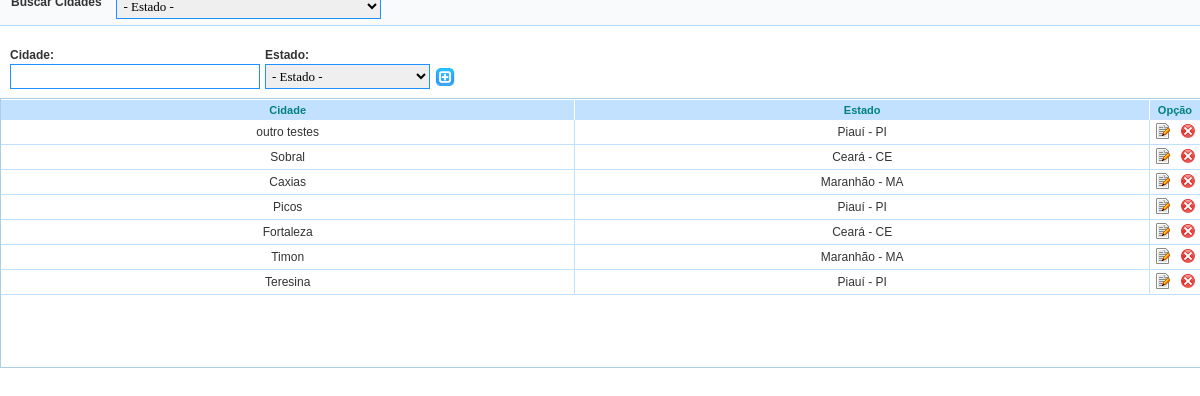
The page /classes/modelo/admin/controle/cidades/pop_up/NovaCidade.php on the database its author committed.
### tables this page shows
CREATE TABLE `tbcidade` (
  `idCidade` int(11) NOT NULL auto_increment,
  `nome` varchar(45) default NULL,
  `fkEstado` int(11) NOT NULL,
  PRIMARY KEY  (`idCidade`),
  KEY `fk_cidade_Estado1` (`fkEstado`),
  CONSTRAINT `fkEstado` FOREIGN KEY (`fkEstado`) REFERENCES `tbestado` (`idEstado`) ON DELETE NO ACTION ON UPDATE NO ACTION
);

CREATE TABLE `tbestado` (
  `idEstado` int(11) NOT NULL default '0',
  `nome` varchar(45) default NULL,
  `sigla` varchar(45) default NULL,
  PRIMARY KEY  (`idEstado`)
);

### classes/modelo/admin/controle/cidades/pop_up/NovaCidade.php (the view, shortened to what this page needs)
<?php
     $estado = $_GET['estado'];
     $consulta_estado = $_GET['consulta_estado'];
if($consulta_estado =="yes"){
    $query_cidade_estado = "select tbcidade.nome as cidade, tbcidade.idCidade, tbestado.idEstado, tbestado.nome as estado, sigla from tbestado inner join tbcidade on tbestado.idEstado = tbcidade.fkEstado where tbestado.nome = '".$estado."'order by tbcidade.idCidade desc";
    $resultado_cidade_estado = mysql_query($query_cidade_estado);
}else{
    $query_cidade_estado = "select tbcidade.nome as cidade, tbcidade.idCidade, tbestado.idEstado, tbestado.nome as estado, sigla from tbestado inner join tbcidade on tbestado.idEstado = tbcidade.fkEstado order by tbcidade.idCidade desc";
    $resultado_cidade_estado = mysql_query($query_cidade_estado);
}
?>
<html xmlns="http://www.w3.org/1999/xhtml">
    <head>
        <link rel="stylesheet" type="text/css" href="../../../../../../css/admin/inserir.css"  media="screen"/>
        <link rel="stylesheet" type="text/css" href="../../../../../../css/admin/listar.css"  media="screen"/>
        <link rel="stylesheet" type="text/css" href="../../../../../../css/admin/format_campos.css"  media="screen"/>
        <link rel="stylesheet" type="text/css" href="../../../../../../css/admin/listar.css"  media="screen"/>
        <link rel="stylesheet" type="text/css" href="../../../../../../css/admin/generic.css"  media="screen"/>
    </head>
    <body>
        <div  class="field" style="display: block; background-color:#f8fafc; border: 1px solid #AED7FC; height: 28px; width: 100%; font-family: Arial; color: #333333; padding-top: 5px; padding-bottom: 3px;  font-size: 12px; margin-left: -10px; margin-top: -12px;">
            <b style="float: left; margin-left: 10px;">Buscar Cidades &nbsp</b>
            <select name="consulta_estado"  style="width: 265px; margin-left: 8px; height: 25px;" class="input_text" ONCHANGE="location = this.options[this.selectedIndex].value;">
                <option value="0">   - Estado -  </option>
            </select>
        </div>
        <form  method="get" action="NovaCidade.php">
            <div class="container_field_new" style=" width: 100%;  background-color: white; height: 50px; margin-left: 10px;">
                <div class="field" style="margin-bottom: 7px; width: 250px; padding-right: 5px !important; padding-left: 0px !important">
                    <label for="formSaveCidade_nome" class="lbl">Cidade:</label>
                    <input type="text" name="cidade" id="txtNome" size="60" class="input_text" style="width: 250px; text-align: left; height: 25px;"/>
                </div>
                <div class="field" style=" width: 170px !important;  padding-left: 5px;">
                    <label for="formSaveCidade_estado" class="lbl">Estado:</label>
                    <select name="estado"  style="width: 165px; height: 25px;" class="input_text">
                        <option value="0">   - Estado -  </option>
                    </select>
                </div>
                <div class="field" style=" width: 90px !important; height: 25px !important; padding-top: 20px !important; padding-left: 0px !important;">
                    <input type="image" name="cadastro" src="../../../../../../img/admin/add_cidade.gif" value="cadastrar" style=" width:20px; cursor: pointer; color: #333333; " />
                </div>
            </div>
            <div class="container_field_new" id="scrollContainer">
                <table id="tablelist" summary="Listagem" class="tablelist" border="0" cellpadding="0" cellspacing="0" width="99%" style="padding: 0px 0px 0px 0px;">
                    <thead>
                        <tr id="list_fields">
                            <th width="50%">Cidade</th>
                            <th width="50%">Estado</th>
                            <th width="50%">Opção</th>
                        </tr>
                    </thead>
                    <tbody>
                        <?php
                        while($lista_cidade_estado = mysql_fetch_array($resultado_cidade_estado)) {
                        ?>
                        <tr style="height:25px">
                            <td  class="lista"><label><?php echo $lista_cidade_estado['cidade']; ?></label></td>
                            <td  class="lista"><label><?php echo $lista_cidade_estado['estado']." - ".$lista_cidade_estado['sigla']; ?></label></td>
                            <td  class="lista"><a href="alterarCidade.php?idCidade=<?php echo $lista_cidade_estado['idCidade']; ?>&cidade=<?php echo $lista_cidade_estado['cidade']; ?>&estado=<?php echo $lista_cidade_estado['idEstado']; ?>"><img src="../../../../../../img/admin/edit1.png" title="Alterar dados da cidade"/></a>&nbsp;&nbsp;&nbsp;<a href="excluirCidade.php?idCidade=<?php echo $lista_cidade_estado['idCidade']; ?>" onClick="return confirm('Tem certeza que quer EXCLUIR ESTA CIDADE?')"><img src="../../../../../../img/admin/delete_user.png" title="Excluir esta cidade"/></a></td>
                        </tr>
                        <?php } ?>
                    </tbody>
                </table>
            </div>
        </form>
        <br /><br />
        <br /><br /><br /><br />
        <br />
    </body>
</html>

### css/admin/inserir.css (style rules this page uses)
div.field { float:left; width:85%; text-align:left; padding:0 10px 0 10px; height:38px; margin-bottom: 20px; }
div.field label.lbl, div.fieldKey label.lbl, div.field_textarea label.lbl { float:none; display:block; width:125px; text-align:left; font:bold 12px arial; margin-top:2px; margin-bottom:2px; margin-right:3px; }
div.field .input_text, div.fieldKey .input_text, div.field #session { float:left; width:200px; font:normal 13px tahoma; padding:2px; border: 1px solid #1E90FF; }

### css/admin/listar.css (style rules this page uses)
table.tablelist { width:100%; }
tr#list_fields { background:#C1E1FF; font:normal 10px tahoma; }
tr#list_fields th { padding:4px 0; border-top:1px solid #fff; border-right:1px solid #fff; text-align:center; font:bold 11px arial; color:teal; }
table.tablelist td.lista { border:1px solid #BFE1FF; border-top:none; border-left:none; cursor:default; font:normal 12px arial; text-align:center; padding:2px 4px; }
table.tablelist td.lista label { display:block; }

### css/admin/format_campos.css (style rules this page uses)
.container_field_new { float: left; width: 100%; margin-bottom: 2px; }
.container_field_new .field { float: left !important; width: 240px !important; padding: 0 !important; padding-left: 10px !important; }

### css/admin/generic.css (style rules this page uses)
body { margin: 0;font-size: 12px;line-height:16px;color:#333;font-family: arial, helvetica, sans-serif;background:url("../../img/site/bkg_body.jpg") #fff top left repeat-x !important; }
div, span, h1, h2, h3, h4, p, ul, li { position:relative;margin:0;padding:0; }
a { text-decoration:none; }
img { border:0; }

### classes/modelo/admin/controle/cidades/pop_up/NovaCidade.php (style rules this page uses)
#scrollContainer { width: 602px; height: 268px; overflow: auto; border:solid 1px #aacfe4; width: 100%; }

### rows shown on the page
tbcidade: nome "outro testes", fkEstado.nome "Piauí", fkEstado.sigla "PI"
tbcidade: nome "Sobral", fkEstado.nome "Ceará", fkEstado.sigla "CE"
tbcidade: nome "Caxias", fkEstado.nome "Maranhão", fkEstado.sigla "MA"
tbcidade: nome "Picos", fkEstado.nome "Piauí", fkEstado.sigla "PI"
tbcidade: nome "Fortaleza", fkEstado.nome "Ceará", fkEstado.sigla "CE"
tbcidade: nome "Timon", fkEstado.nome "Maranhão", fkEstado.sigla "MA"
tbcidade: nome "Teresina", fkEstado.nome "Piauí", fkEstado.sigla "PI"
